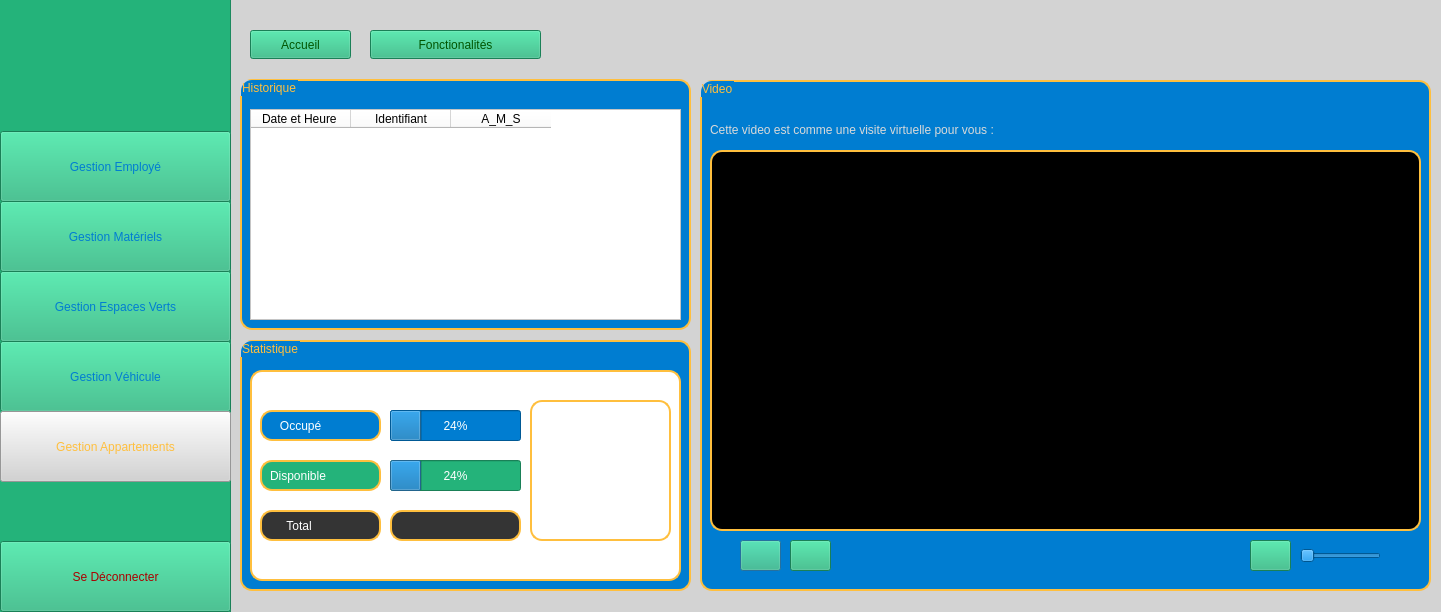
<?xml version="1.0" encoding="UTF-8"?>
<ui version="4.0">
 <class>appar_fonction</class>
 <widget class="QDialog" name="appar_fonction">
  <property name="geometry">
   <rect>
    <x>0</x>
    <y>0</y>
    <width>1441</width>
    <height>612</height>
   </rect>
  </property>
  <property name="windowTitle">
   <string>Dialog</string>
  </property>
  <property name="styleSheet">
   <string notr="true">background-color: rgb(211, 211, 211);</string>
  </property>
  <widget class="QGroupBox" name="groupBox">
   <property name="geometry">
    <rect>
     <x>240</x>
     <y>79</y>
     <width>451</width>
     <height>251</height>
    </rect>
   </property>
   <property name="styleSheet">
    <string notr="true">QGroupBox
{
background-color: rgb(0, 125, 209);
color:  rgb(255, 191, 62);
font: 900 12pt &quot;Franklin Gothic&quot;;
border: 2px solid ;
border-radius: 12px; 
padding: 5px;
border-color: rgb(255, 191, 62);
}</string>
   </property>
   <property name="title">
    <string>Historique</string>
   </property>
   <widget class="QTableWidget" name="historique">
    <property name="geometry">
     <rect>
      <x>10</x>
      <y>30</y>
      <width>431</width>
      <height>211</height>
     </rect>
    </property>
    <property name="styleSheet">
     <string notr="true">background-color: rgb(255, 255, 255);
font: 900 9pt &quot;Franklin Gothic&quot;;
color: rgb(0, 0, 0);</string>
    </property>
    <property name="midLineWidth">
     <number>0</number>
    </property>
    <column>
     <property name="text">
      <string>Date et Heure </string>
     </property>
    </column>
    <column>
     <property name="text">
      <string>Identifiant</string>
     </property>
    </column>
    <column>
     <property name="text">
      <string>A_M_S</string>
     </property>
     <property name="font">
      <font>
       <pointsize>9</pointsize>
      </font>
     </property>
    </column>
   </widget>
  </widget>
  <widget class="QGroupBox" name="groupBox_2">
   <property name="geometry">
    <rect>
     <x>700</x>
     <y>80</y>
     <width>731</width>
     <height>511</height>
    </rect>
   </property>
   <property name="styleSheet">
    <string notr="true">QGroupBox
{
background-color: rgb(0, 125, 209);
color:  rgb(255, 191, 62);
font: 900 12pt &quot;Franklin Gothic&quot;;
border: 2px solid ;
border-radius: 12px; 
padding: 5px;
border-color: rgb(255, 191, 62);
}</string>
   </property>
   <property name="title">
    <string>Video</string>
   </property>
   <widget class="QLabel" name="label_2">
    <property name="geometry">
     <rect>
      <x>10</x>
      <y>40</y>
      <width>541</width>
      <height>20</height>
     </rect>
    </property>
    <property name="styleSheet">
     <string notr="true">color: rgb(217, 217, 217);
background-color: rgb(0, 125, 209);
font: 900 12pt &quot;Franklin Gothic&quot;;</string>
    </property>
    <property name="text">
     <string>Cette video est comme une visite virtuelle pour vous :</string>
    </property>
   </widget>
   <widget class="QPushButton" name="play_pause">
    <property name="geometry">
     <rect>
      <x>40</x>
      <y>460</y>
      <width>41</width>
      <height>31</height>
     </rect>
    </property>
    <property name="styleSheet">
     <string notr="true">background-color: rgb(36, 179, 122);
color: rgb(0, 85, 0);</string>
    </property>
    <property name="text">
     <string/>
    </property>
   </widget>
   <widget class="QPushButton" name="stop">
    <property name="geometry">
     <rect>
      <x>90</x>
      <y>460</y>
      <width>41</width>
      <height>31</height>
     </rect>
    </property>
    <property name="styleSheet">
     <string notr="true">background-color: rgb(36, 179, 122);
color: rgb(0, 85, 0);</string>
    </property>
    <property name="text">
     <string/>
    </property>
   </widget>
   <widget class="QPushButton" name="mute">
    <property name="geometry">
     <rect>
      <x>550</x>
      <y>460</y>
      <width>41</width>
      <height>31</height>
     </rect>
    </property>
    <property name="styleSheet">
     <string notr="true">background-color: rgb(36, 179, 122);
color: rgb(0, 85, 0);</string>
    </property>
    <property name="text">
     <string/>
    </property>
   </widget>
   <widget class="QSlider" name="volumeSlider">
    <property name="geometry">
     <rect>
      <x>600</x>
      <y>460</y>
      <width>81</width>
      <height>31</height>
     </rect>
    </property>
    <property name="styleSheet">
     <string notr="true">background-color: rgb(0, 125, 209);</string>
    </property>
    <property name="orientation">
     <enum>Qt::Orientation::Horizontal</enum>
    </property>
   </widget>
   <widget class="QGroupBox" name="video">
    <property name="geometry">
     <rect>
      <x>10</x>
      <y>70</y>
      <width>711</width>
      <height>381</height>
     </rect>
    </property>
    <property name="styleSheet">
     <string notr="true">background-color: rgb(0, 0, 0);</string>
    </property>
    <property name="title">
     <string/>
    </property>
   </widget>
  </widget>
  <widget class="QFrame" name="frame">
   <property name="geometry">
    <rect>
     <x>-10</x>
     <y>-39</y>
     <width>241</width>
     <height>671</height>
    </rect>
   </property>
   <property name="styleSheet">
    <string notr="true">background-color: rgb(36, 179, 122);</string>
   </property>
   <property name="frameShape">
    <enum>QFrame::Shape::StyledPanel</enum>
   </property>
   <property name="frameShadow">
    <enum>QFrame::Shadow::Raised</enum>
   </property>
   <widget class="QPushButton" name="ges_emp">
    <property name="geometry">
     <rect>
      <x>10</x>
      <y>170</y>
      <width>231</width>
      <height>71</height>
     </rect>
    </property>
    <property name="styleSheet">
     <string notr="true">background-color: rgb(36, 179, 122);
color:rgb(0, 125, 209);
font: 900 12pt &quot;Franklin Gothic&quot;;</string>
    </property>
    <property name="text">
     <string>Gestion Employé</string>
    </property>
   </widget>
   <widget class="QPushButton" name="ges_mat">
    <property name="geometry">
     <rect>
      <x>10</x>
      <y>240</y>
      <width>231</width>
      <height>71</height>
     </rect>
    </property>
    <property name="styleSheet">
     <string notr="true">background-color: rgb(36, 179, 122);
color:rgb(0, 125, 209);
font: 900 12pt &quot;Franklin Gothic&quot;;</string>
    </property>
    <property name="text">
     <string>Gestion Matériels</string>
    </property>
   </widget>
   <widget class="QPushButton" name="ges_es_vert">
    <property name="geometry">
     <rect>
      <x>10</x>
      <y>310</y>
      <width>231</width>
      <height>71</height>
     </rect>
    </property>
    <property name="styleSheet">
     <string notr="true">background-color: rgb(36, 179, 122);
color:rgb(0, 125, 209);
font: 900 12pt &quot;Franklin Gothic&quot;;</string>
    </property>
    <property name="text">
     <string>Gestion Espaces Verts</string>
    </property>
   </widget>
   <widget class="QPushButton" name="ges_vehic">
    <property name="geometry">
     <rect>
      <x>10</x>
      <y>380</y>
      <width>231</width>
      <height>71</height>
     </rect>
    </property>
    <property name="styleSheet">
     <string notr="true">background-color: rgb(36, 179, 122);
color:rgb(0, 125, 209);
font: 900 12pt &quot;Franklin Gothic&quot;;</string>
    </property>
    <property name="text">
     <string>Gestion Véhicule</string>
    </property>
   </widget>
   <widget class="QPushButton" name="ges_appar">
    <property name="geometry">
     <rect>
      <x>10</x>
      <y>450</y>
      <width>231</width>
      <height>71</height>
     </rect>
    </property>
    <property name="styleSheet">
     <string notr="true">background-color: rgb(211, 211, 211);
color: rgb(255, 191, 62);
font: 900 12pt &quot;Franklin Gothic&quot;;</string>
    </property>
    <property name="text">
     <string>Gestion Appartements</string>
    </property>
   </widget>
   <widget class="QPushButton" name="deconnect">
    <property name="geometry">
     <rect>
      <x>10</x>
      <y>580</y>
      <width>231</width>
      <height>71</height>
     </rect>
    </property>
    <property name="styleSheet">
     <string notr="true">background-color: rgb(36, 179, 122);
color: rgb(170, 0, 0);
font: 900 12pt &quot;Franklin Gothic&quot;;</string>
    </property>
    <property name="text">
     <string>Se Déconnecter</string>
    </property>
   </widget>
   <widget class="QLabel" name="logo">
    <property name="geometry">
     <rect>
      <x>70</x>
      <y>59</y>
      <width>121</width>
      <height>91</height>
     </rect>
    </property>
    <property name="text">
     <string/>
    </property>
   </widget>
  </widget>
  <widget class="QPushButton" name="accueil">
   <property name="geometry">
    <rect>
     <x>250</x>
     <y>30</y>
     <width>101</width>
     <height>29</height>
    </rect>
   </property>
   <property name="styleSheet">
    <string notr="true">background-color: rgb(36, 179, 122);
font: 900 12pt &quot;Franklin Gothic&quot;;
color: rgb(0, 85, 0);</string>
   </property>
   <property name="text">
    <string>Accueil</string>
   </property>
  </widget>
  <widget class="QPushButton" name="fonction">
   <property name="geometry">
    <rect>
     <x>370</x>
     <y>30</y>
     <width>171</width>
     <height>29</height>
    </rect>
   </property>
   <property name="styleSheet">
    <string notr="true">background-color: rgb(36, 179, 122);
font: 900 12pt &quot;Franklin Gothic&quot;;
color: rgb(0, 85, 0);</string>
   </property>
   <property name="text">
    <string>Fonctionalités</string>
   </property>
  </widget>
  <widget class="QGroupBox" name="groupBox_3">
   <property name="geometry">
    <rect>
     <x>240</x>
     <y>340</y>
     <width>451</width>
     <height>251</height>
    </rect>
   </property>
   <property name="styleSheet">
    <string notr="true">QGroupBox
{
background-color: rgb(0, 125, 209);
color:  rgb(255, 191, 62);
font: 900 12pt &quot;Franklin Gothic&quot;;
border: 2px solid ;
border-radius: 12px; 
padding: 5px;
border-color: rgb(255, 191, 62);
}</string>
   </property>
   <property name="title">
    <string>Statistique</string>
   </property>
   <widget class="QFrame" name="frame_2">
    <property name="geometry">
     <rect>
      <x>10</x>
      <y>30</y>
      <width>431</width>
      <height>211</height>
     </rect>
    </property>
    <property name="styleSheet">
     <string notr="true">QFrame
{
background-color: rgb(255, 255, 255);
border: 2px solid ;
border-radius: 12px; 
padding: 5px;
border-color: rgb(255, 191, 62);
}</string>
    </property>
    <property name="frameShape">
     <enum>QFrame::Shape::StyledPanel</enum>
    </property>
    <property name="frameShadow">
     <enum>QFrame::Shadow::Raised</enum>
    </property>
    <widget class="QLabel" name="label_3">
     <property name="geometry">
      <rect>
       <x>10</x>
       <y>140</y>
       <width>121</width>
       <height>31</height>
      </rect>
     </property>
     <property name="styleSheet">
      <string notr="true">color: rgb(255, 255, 255);
background-color: rgb(52, 52, 52);
font: 900 12pt &quot;Franklin Gothic&quot;;</string>
     </property>
     <property name="text">
      <string>     Total</string>
     </property>
    </widget>
    <widget class="QLabel" name="total">
     <property name="geometry">
      <rect>
       <x>140</x>
       <y>140</y>
       <width>131</width>
       <height>31</height>
      </rect>
     </property>
     <property name="styleSheet">
      <string notr="true">color: rgb(255, 255, 255);
background-color: rgb(52, 52, 52);
font: 900 12pt &quot;Franklin Gothic&quot;;</string>
     </property>
     <property name="text">
      <string/>
     </property>
    </widget>
    <widget class="QLabel" name="label_4">
     <property name="geometry">
      <rect>
       <x>10</x>
       <y>40</y>
       <width>121</width>
       <height>31</height>
      </rect>
     </property>
     <property name="styleSheet">
      <string notr="true">color: rgb(255, 255, 255);
background-color: rgb(0, 125, 209);
font: 900 12pt &quot;Franklin Gothic&quot;;</string>
     </property>
     <property name="text">
      <string>   Occupé</string>
     </property>
    </widget>
    <widget class="QLabel" name="label_5">
     <property name="geometry">
      <rect>
       <x>10</x>
       <y>90</y>
       <width>121</width>
       <height>31</height>
      </rect>
     </property>
     <property name="styleSheet">
      <string notr="true">color: rgb(255, 255, 255);
background-color: rgb(36, 179, 122);
font: 900 12pt &quot;Franklin Gothic&quot;;</string>
     </property>
     <property name="text">
      <string>Disponible</string>
     </property>
    </widget>
    <widget class="QProgressBar" name="Bar_occ">
     <property name="geometry">
      <rect>
       <x>140</x>
       <y>40</y>
       <width>131</width>
       <height>31</height>
      </rect>
     </property>
     <property name="styleSheet">
      <string notr="true">color: rgb(255, 255, 255);
background-color: rgb(0, 125, 209);
font: 900 12pt &quot;Franklin Gothic&quot;;</string>
     </property>
     <property name="value">
      <number>24</number>
     </property>
    </widget>
    <widget class="QProgressBar" name="Bar_dis">
     <property name="geometry">
      <rect>
       <x>140</x>
       <y>90</y>
       <width>131</width>
       <height>31</height>
      </rect>
     </property>
     <property name="styleSheet">
      <string notr="true">color: rgb(255, 255, 255);
background-color: rgb(36, 179, 122);
font: 900 12pt &quot;Franklin Gothic&quot;;</string>
     </property>
     <property name="value">
      <number>24</number>
     </property>
    </widget>
    <widget class="QLabel" name="stat">
     <property name="geometry">
      <rect>
       <x>280</x>
       <y>30</y>
       <width>141</width>
       <height>141</height>
      </rect>
     </property>
     <property name="styleSheet">
      <string notr="true">QLabel
{
background-color: rgb(255, 255, 255);
border: 2px solid ;
border-radius: 12px; 
padding: 5px;
border-color: rgb(255, 191, 62);
}</string>
     </property>
     <property name="text">
      <string/>
     </property>
    </widget>
   </widget>
  </widget>
 </widget>
 <resources/>
 <connections/>
</ui>
